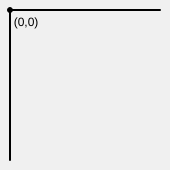
Frame 1 (no input)
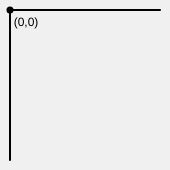
Frame 60 (no input)
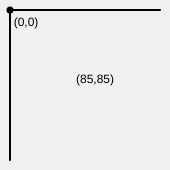
Frame 120 (the mouse pressed at the canvas centre since frame 60)

The p5.js sketch that drew these frames (run headless with seeded random() and noise() and a simulated clock; from frame 60 on, the mouse is pressed at the canvas centre):

// p5.js sketch
// ── sketch.js
function setup() {
  createCanvas(170, 170);
}

function draw() {
  translate(10,10)
  background(240);
  fill(0)
  circle(0,0,5)
  strokeWeight(2);
  line(0,0,150,0);
  line(0,0,0,150);
  
  textAlign(CENTER,CENTER);
  text("(0,0)", 16,13);
  
  
  if( mouseX< 150 && mouseY < 150 && mouseX > 1 && mouseY > 1)
  text("("+mouseX+","+mouseY+")", mouseX, mouseY-15);
  
  
}
